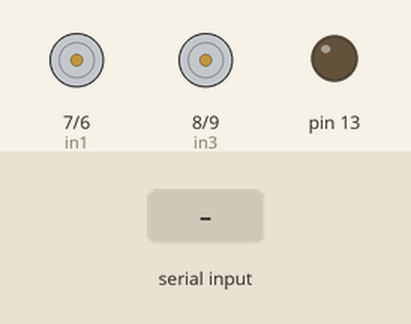
This sketch was run on a simulated Arduino Uno, built with avr-gcc and run on an emulated ATmega328P. Parts: motor-driver pin pairs drawn as motors (green arrow = first pin HIGH = forward, orange = second pin HIGH = backward, longer = more drive, scaled by the enable pin), output pins drawn as LEDs (lit = HIGH). The inputs (shaded band) are chosen by the test bench.

Above: at 1.2 s.
1.3 s: "90,45\n" received over Serial
At 1.7 s:
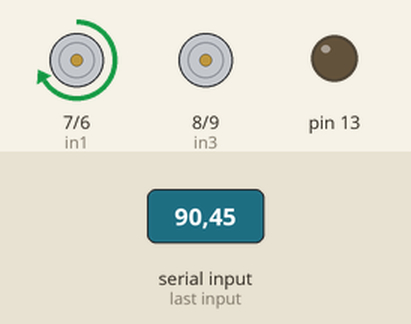
2.8 s: "5\n" received over Serial
At 4.1 s:
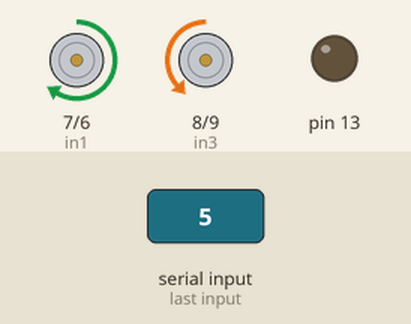
Timing chart, 0 to 5.8 s (numbered marks = the images above; inputs shaded):
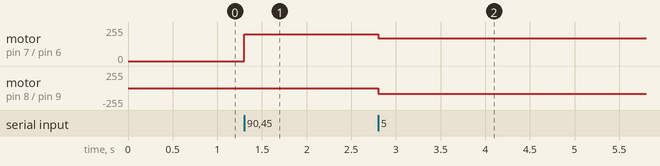

Measured:
- after the input at 1.3 s, motor on pin 7 (in1) / pin 6 (in2): stopped → forward 200/255 at once
- after the input at 2.8 s, motor on pin 7 (in1) / pin 6 (in2): forward 200/255 → forward 171/255 at once; motor on pin 8 (in3) / pin 9 (in4): stopped → backward 88/255 at once

The sketch:

Line_follower_Bot.ino
```cpp
/*Initializing Motor Pins for Motor 1 */
int enA = 5;
int in1 = 7;
int in2 = 6;
/* Initializing Motor Pins for Motor 2 */
int enB = 10;
int in3 = 8;
int in4 = 9;
/* Note enA and enB must be connected to the PWM pins of the arduino */

/* Initialize Base-speed and Maxspeed for both the motors */
const uint8_t maxspeed_A = 200;
const uint8_t maxspeed_B = 200;
const uint8_t basespeed_A = 130;
const uint8_t basespeed_B = 130;

/* Initailizng the Working Variables */
float elapsedTime, current_time, timePrev;
float pid, err, previous_error = 0;
float pid_p = 0;
float pid_i = 0;
float pid_d = 0;

/*Setting up the P, I, D parameters of the PID Controller which has been programmed further*/
double kp = 10;
double ki = 0.02;
double kd = 0.2;

int speed_A;
int speed_B;

void PID(int error)
{
  /*How long since we last calculated*/
  current_time = millis();
  elapsedTime = (current_time - timePrev) / 1000;

  /*Compute all the working error variables*/
  pid_p = error;
  pid_i = pid_i + (error * elapsedTime);
  pid_d = ((error - previous_error) / elapsedTime);

  /*Compute PID Output*/
  pid = (kp * pid_p) + (ki * pid_i) + (kd * pid_d);

  /* Assign the motor speed after receiving the pid speed */
  speed_A = basespeed_A + pid;
  speed_B = basespeed_B - pid;

  if (speed_A > maxspeed_A) {     /*If the speed exceeds the maxspeed, it is saturated to the max-speed. This ensures that the motors doesn't get damagaed */
    speed_A = maxspeed_A;
  }
  if (speed_B > maxspeed_B) {
    speed_B = maxspeed_B;
  }

  if (speed_A < 0) {
    speed_A = 0;
  }
  if (speed_B < 0) {
    speed_B = 0;
  }

  /*Remember some variables for next time*/
  previous_error = error;
  timePrev = current_time;
}

void setup() {
  /* All the arduino pins used are outputs */
  pinMode(enA, OUTPUT);
  pinMode(enB, OUTPUT);
  pinMode(in1, OUTPUT);
  pinMode(in2, OUTPUT);
  pinMode(in3, OUTPUT);
  pinMode(in4, OUTPUT);
  pinMode(13, OUTPUT);

  current_time = millis();
  /* Begin the Serial Communication */
  Serial.begin(115200);
  Serial.setTimeout(1);
}

void moveForward(int speed1, int speed2) {
  digitalWrite(in1, HIGH);
  digitalWrite(in2, LOW);
  analogWrite(enA, speed1); /* Speed Range 0-255 */
  digitalWrite(in3, LOW);
  digitalWrite(in4, HIGH);
  analogWrite(enB, speed2);
}

void loop() {

  while (!Serial.available());
  int errors = Serial.readString().toInt();   /* Reading error from the Serial Port which has been sent as a result of Path Detection */
  PID(errors);
  moveForward(speed_A, speed_B);
}
```
